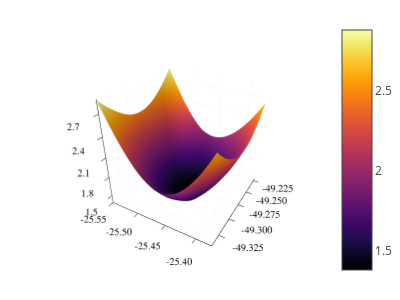

Notebook source saved alongside this figure:
### Code cell
# Plot 1
plotlyjs(size=(400,300))
surface(xg, yg, f1)

### Figure 1 — Plotly figure (JSON) as saved in the notebook; plotly's stock layout.template omitted (floating-point values rounded to 4 significant figures; data arrays with more than 128 entries replaced by an {"elided": "..."} marker saying what was removed)
{"data": [{"colorbar": {"title": ""}, "colorscale": {"elided": "256x2 mixed values"}, "hoverinfo": "none", "name": "y1", "opacity": null, "scene": "scene", "showlegend": false, "showscale": true, "type": "surface", "x": [-25.55, -25.55, -25.55, -25.54, -25.54, -25.54, -25.54, -25.54, -25.54, -25.53, -25.53, -25.53, -25.53, -25.53, -25.53, -25.52, -25.52, -25.52, -25.52, -25.52, -25.51, -25.51, -25.51, -25.51, -25.51, -25.51, -25.5, -25.5, -25.5, -25.5, -25.5, -25.5, -25.49, -25.49, -25.49, -25.49, -25.49, -25.48, -25.48, -25.48, -25.48, -25.48, -25.48, -25.47, -25.47, -25.47, -25.47, -25.47, -25.47, -25.46, -25.46, -25.46, -25.46, -25.46, -25.45, -25.45, -25.45, -25.45, -25.45, -25.45, -25.44, -25.44, -25.44, -25.44, -25.44, -25.44, -25.43, -25.43, -25.43, -25.43, -25.43, -25.42, -25.42, -25.42, -25.42, -25.42, -25.42, -25.41, -25.41, -25.41, -25.41, -25.41, -25.41, -25.4, -25.4, -25.4, -25.4, -25.4, -25.39, -25.39, -25.39, -25.39, -25.39, -25.39, -25.38, -25.38, -25.38, -25.38, -25.38, -25.38], "xaxis": "x", "y": [-49.34, -49.34, -49.34, -49.34, -49.34, -49.33, -49.33, -49.33, -49.33, -49.33, -49.33, -49.33, -49.33, -49.32, -49.32, -49.32, -49.32, -49.32, -49.32, -49.32, -49.32, -49.31, -49.31, -49.31, -49.31, -49.31, -49.31, -49.31, -49.31, -49.3, -49.3, -49.3, -49.3, -49.3, -49.3, -49.3, -49.3, -49.3, -49.29, -49.29, -49.29, -49.29, -49.29, -49.29, -49.29, -49.29, -49.28, -49.28, -49.28, -49.28, -49.28, -49.28, -49.28, -49.28, -49.27, -49.27, -49.27, -49.27, -49.27, -49.27, -49.27, -49.27, -49.26, -49.26, -49.26, -49.26, -49.26, -49.26, -49.26, -49.26, -49.26, -49.25, -49.25, -49.25, -49.25, -49.25, -49.25, -49.25, -49.25, -49.24, -49.24, -49.24, -49.24, -49.24, -49.24, -49.24, -49.24, -49.23, -49.23, -49.23, -49.23, -49.23, -49.23, -49.23, -49.23, -49.22, -49.22, -49.22, -49.22, -49.22], "yaxis": "y", "z": {"elided": "100x100 float values"}, "zaxis": "z", "zmax": 2.882, "zmin": 1.377}], "layout": {"annotations": [], "height": 300, "legend": {"bgcolor": "rgba(255, 255, 255, 1.000)", "bordercolor": "rgba(0, 0, 0, 1.000)", "borderwidth": 1, "font": {"color": "rgba(0, 0, 0, 1.000)", "family": "sans-serif", "size": 11}, "title": {"font": {"color": "rgba(0, 0, 0, 1.000)", "family": "sans-serif", "size": 15}, "text": ""}, "tracegroupgap": 0, "traceorder": "normal", "x": 1, "xanchor": "auto", "y": 1, "yanchor": "auto"}, "margin": {"b": 20, "l": 0, "r": 0, "t": 20}, "paper_bgcolor": "rgba(255, 255, 255, 1.000)", "plot_bgcolor": "rgba(255, 255, 255, 1.000)", "scene": {"camera": {"eye": {"x": 1.126, "y": -1.95, "z": 1.3}}, "domain": {"x": [0.1654, 0.9902], "y": [0.05016, 0.9869]}, "xaxis": {"gridcolor": "rgba(0, 0, 0, 0.100)", "gridwidth": 0.5, "linecolor": "rgba(0, 0, 0, 1.000)", "mirror": false, "range": [-25.55, -25.38], "showgrid": true, "showline": true, "showticklabels": true, "tickangle": 0, "tickcolor": "rgb(0, 0, 0)", "tickfont": {"color": "rgba(0, 0, 0, 1.000)", "family": "sans-serif", "size": 11}, "tickmode": "array", "ticks": "inside", "ticktext": ["-25.55", "-25.50", "-25.45", "-25.40"], "tickvals": [-25.55, -25.5, -25.45, -25.4], "title": "", "titlefont": {"color": "rgba(0, 0, 0, 1.000)", "family": "sans-serif", "size": 15}, "type": "-", "visible": true, "zeroline": false, "zerolinecolor": "rgba(0, 0, 0, 1.000)"}, "yaxis": {"gridcolor": "rgba(0, 0, 0, 0.100)", "gridwidth": 0.5, "linecolor": "rgba(0, 0, 0, 1.000)", "mirror": false, "range": [-49.34, -49.22], "showgrid": true, "showline": true, "showticklabels": true, "tickangle": 0, "tickcolor": "rgb(0, 0, 0)", "tickfont": {"color": "rgba(0, 0, 0, 1.000)", "family": "sans-serif", "size": 11}, "tickmode": "array", "ticks": "inside", "ticktext": ["-49.325", "-49.300", "-49.275", "-49.250", "-49.225"], "tickvals": [-49.33, -49.3, -49.28, -49.25, -49.23], "title": "", "titlefont": {"color": "rgba(0, 0, 0, 1.000)", "family": "sans-serif", "size": 15}, "type": "-", "visible": true, "zeroline": false, "zerolinecolor": "rgba(0, 0, 0, 1.000)"}, "zaxis": {"gridcolor": "rgba(0, 0, 0, 0.100)", "gridwidth": 0.5, "linecolor": "rgba(0, 0, 0, 1.000)", "mirror": false, "range": [1.377, 2.882], "showgrid": true, "showline": true, "showticklabels": true, "tickangle": 0, "tickcolor": "rgb(0, 0, 0)", "tickfont": {"color": "rgba(0, 0, 0, 1.000)", "family": "sans-serif", "size": 11}, "tickmode": "array", "ticks": "inside", "ticktext": ["1.5", "1.8", "2.1", "2.4", "2.7"], "tickvals": [1.5, 1.8, 2.1, 2.4, 2.7], "title": "", "titlefont": {"color": "rgba(0, 0, 0, 1.000)", "family": "sans-serif", "size": 15}, "type": "-", "visible": true, "zeroline": false, "zerolinecolor": "rgba(0, 0, 0, 1.000)"}}, "showlegend": true, "width": 400}}
